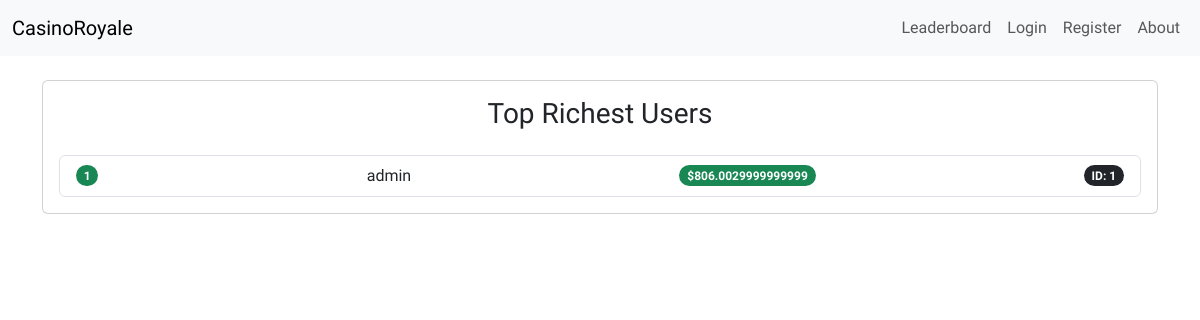
The page /leaderboard on the database as committed earlier.
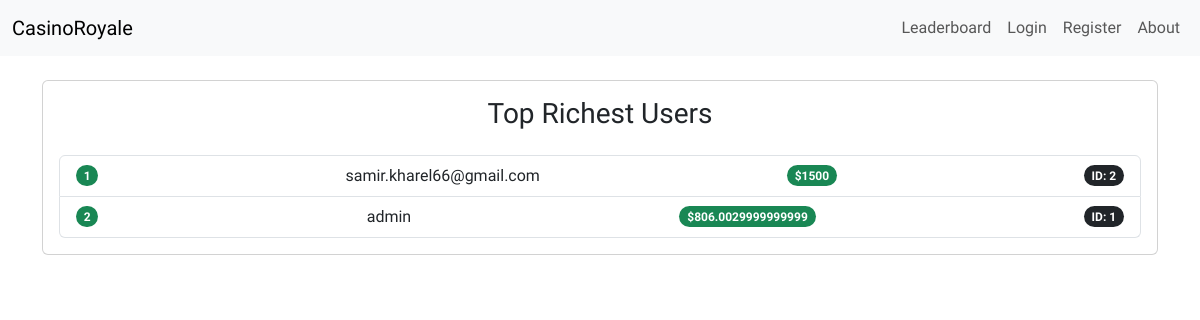
The same page on the database as committed later.
### app/main.py (models this page shows, shortened)
class User(db.Model, UserMixin):
     id = db.Column(db.Integer, primary_key=True)
     username = db.Column(db.String, unique=True, nullable=False)
     password = db.Column(db.String, nullable=False)
     balance = db.Column(db.Integer, default=1500)
     about = db.Column(db.String(150))
     account_created = db.Column(db.String)

### app/main.py (the view)
@app.route('/leaderboard', methods=['POST', 'GET'])
def leaderboard():
    top_users = User.query.order_by(User.balance.desc()).all()
    return render_template('leaderboard.html', top_users=top_users)

### app/templates/leaderboard.html
{% extends "base.html" %} {%block title%}Leaderboard - CasinoRoylae {%endblock%}
{% block content %}
<div class="card">
  <div class="card-body">
    <h3 class="text-center mb-4">Top Richest Users</h3>
    <ul class="list-group">
      {% for user in top_users %}
      <li
        class="list-group-item d-flex justify-content-between align-items-center"
      >
        <span class="badge bg-success rounded-pill">{{ loop.index }}</span>
        {{ user.username }}
        <span class="badge bg-success rounded-pill">${{ user.balance }}</span>
        <span class="badge bg-dark rounded-pill">ID: {{ user.id }}</span>
      </li>
      {% endfor %}
    </ul>
  </div>
</div>
{% endblock %}

### app/templates/base.html (shortened to what this page needs)
<!doctype html>
<html lang="en">
  <head>
    <link
      href="https://cdn.jsdelivr.net/npm/bootstrap@5.3.3/dist/css/bootstrap.min.css"
      rel="stylesheet"
    />
  </head>
  <body>
    <nav class="navbar navbar-expand-lg navbar-light bg-light">
      <div class="container-fluid">
        <a class="navbar-brand" href="{{ url_for('home') }}">CasinoRoyale</a>
        <div class="collapse navbar-collapse" id="navbarNav">
          <ul class="navbar-nav ms-auto">
            <li class="nav-item">
              <a class="nav-link" href="{{ url_for('leaderboard') }}"
                >Leaderboard</a
              >
            </li>
            {% if current_user.is_authenticated %}
            <li class="nav-item">
              <a class="nav-link" href="{{ url_for('home') }}">Home</a>
            </li>
            <li class="nav-item"></li>
              <a class="nav-link" href="{{ url_for('transfer') }}">Transfer Money</a>
            </li>
            <li class="nav-item">
              <a
                class="nav-link"
                href="{{ url_for('profile', user_id=current_user.id) }}"
                >Profile</a
              >
            </li>
            <li class="nav-item">
              <a class="nav-link" href="{{ url_for('logout') }}">Logout</a>
            </li>
            {% else %}
            <li class="nav-item">
              <a class="nav-link" href="{{ url_for('login') }}">Login</a>
            </li>
            <li class="nav-item">
              <a class="nav-link" href="{{ url_for('register') }}">Register</a>
            </li>
            {% endif %}
            <li class="nav-item">
              <a class="nav-link" href="{{ url_for('about') }}">About</a>
            </li>
          </ul>
        </div>
      </div>
    </nav>
    <div class="container mt-4">{% block content %} {% endblock %}</div>
  </body>
</html>

### app/templates/base.html (style rules this page uses)
body { font-family: "Protect Guerillia", sans-serif; }

Rows that differ between the two databases and show on the page:
added User: username "samir.kharel66@gmail.com", balance "1500", id "2"
